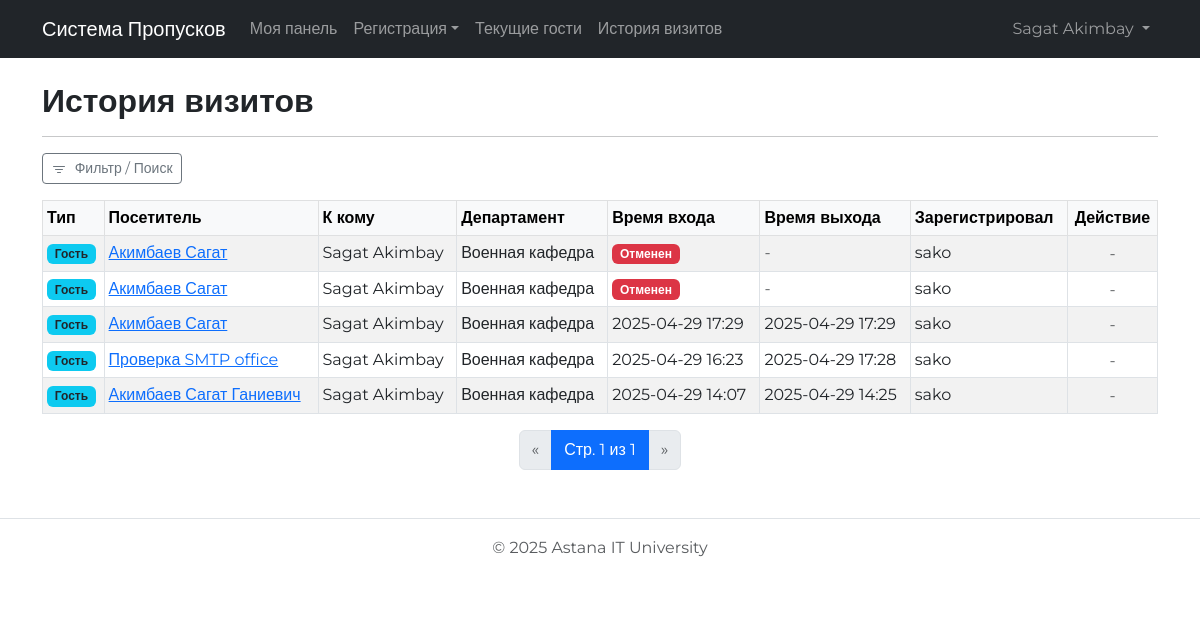
The app's page /visitors/history/ (signed in) with its own data.
### visitor_system/visitors/models.py (models this page shows, shortened)
class Visit(models.Model):
    guest = models.ForeignKey(Guest, on_delete=models.CASCADE, verbose_name="Гость")
    employee = models.ForeignKey(User, on_delete=models.PROTECT, verbose_name="Принимающий сотрудник", related_name='visits_hosted') # Сотрудник из системы
    department = models.ForeignKey(Department, on_delete=models.PROTECT, verbose_name="Департамент назначения")
    purpose = models.TextField(verbose_name="Цель визита")
    entry_time = models.DateTimeField(
        blank=True, null=True, # Убрали default, ставится при check-in
        verbose_name="Время фактического входа"
    )
    exit_time = models.DateTimeField(blank=True, null=True, verbose_name="Время выхода")
    expected_entry_time = models.DateTimeField(
        blank=True, null=True, # Для предварительной регистрации
        verbose_name="Планируемое время входа"
    )
    status = models.CharField(
        max_length=20,
        choices=VISIT_STATUS_CHOICES,
        default=STATUS_AWAITING_ARRIVAL, # По умолчанию - ожидание
        verbose_name="Статус"
    )
    registered_by = models.ForeignKey(User, on_delete=models.PROTECT, verbose_name="Кем зарегистрирован", related_name='visits_registered') # Сотрудник, который оформил пропуск
    employee_contact_phone = models.CharField(
        max_length=20,
        blank=True,
        null=True,
        verbose_name="Контактный тел. сотрудника (для визита)"
    )
    consent_acknowledged = models.BooleanField(
        default=False, # По умолчанию - не подтверждено
        verbose_name="Гость проинформирован об обработке ПДн"
    )
    def is_active(self):
        """Проверяет, находится ли гость еще в здании (статус CHECKED_IN)."""
        return self.status == STATUS_CHECKED_IN
    is_active.boolean = True
    is_active.short_description = 'В здании?'
    class Meta:
        verbose_name = "Визит (к сотруднику/другой)"
        verbose_name_plural = "Визиты (к сотрудникам/другие)"
        ordering = ['-entry_time', '-expected_entry_time'] # Сортировка
        permissions = [("can_view_visit_statistics", "Может просматривать статистику визитов")]

class Guest(models.Model):
    full_name = models.CharField(max_length=255, verbose_name="ФИО гостя")
    email = models.EmailField(max_length=255, blank=True, null=True, verbose_name="Email")
    phone_number = models.CharField(max_length=20, blank=True, null=True, verbose_name="Номер телефона")
    iin = models.CharField(
        max_length=12,
        validators=[
            RegexValidator(regex=r'^\d{12}$', message='ИИН должен состоять ровно из 12 цифр.'),
            MinLengthValidator(12), # Дополнительная проверка длины
            MaxLengthValidator(12)
        ],
        null=True,
        unique=True, # Установить True, если ИИН должен быть уникальным для каждого гостя
        verbose_name="ИИН гостя"
    )
    class Meta:
        verbose_name = "Гость"
        verbose_name_plural = "Гости"

### visitor_system/departments/models.py (models this page shows)
class Department(models.Model):
    name = models.CharField(max_length=200, unique=True, verbose_name="Название департамента")
    description = models.TextField(blank=True, null=True, verbose_name="Описание")
    director = models.ForeignKey(
        settings.AUTH_USER_MODEL,
        on_delete=models.SET_NULL, # Или PROTECT
        null=True,
        blank=True, # Позволяем департаменту быть без директора
        related_name='directed_departments',
        verbose_name="Директор департамента"
    )
    def __str__(self):
        return self.name
    class Meta:
        verbose_name = "Департамент"
        verbose_name_plural = "Департаменты"

### visitor_system/visitors/views.py (the view, shortened to what this page needs)
# urls.py: path('history/', views.visit_history_view, name='visit_history'),
@login_required
def visit_history_view(request):
    filter_form = HistoryFilterForm(request.GET or None)
    official_visits_qs = Visit.objects.select_related(
        'guest', 'employee', 'department', 'registered_by', 'department__director' # Добавим director для возможного использования
    )# .filter(status__in=relevant_statuses) # <-- Добавлен фильтр по статусу
    student_visits_qs = StudentVisit.objects.select_related(
        'guest', 'department', 'registered_by' # Добавим director для возможного использования
    )# .filter(status__in=relevant_statuses) # <-- Добавлен фильтр по статусу
    for v in official_visits_qs: v.visit_kind = 'official'
    for v in student_visits_qs: v.visit_kind = 'student'
    def get_sort_key(visit):
        relevant_time = None
        if visit.entry_time:
            relevant_time = visit.entry_time
        elif hasattr(visit, 'expected_entry_time') and visit.expected_entry_time:
            relevant_time = visit.expected_entry_time
        very_old_time = timezone.make_aware(datetime.datetime.min, timezone.get_default_timezone())
        return relevant_time if relevant_time else very_old_time
    combined_list = sorted(
        chain(official_visits_qs, student_visits_qs),
        key=get_sort_key, # Используем новую функцию ключа
        reverse=True # Самые свежие (по фактическому или планируемому входу) - вверху
    )
    items_per_page = 20 # Установите желаемое количество записей на странице
    paginator = Paginator(combined_list, items_per_page)
    page_number = request.GET.get('page') # Получаем номер страницы из GET параметра 'page'
    try:
        page_obj = paginator.get_page(page_number)
    except PageNotAnInteger:
        page_obj = paginator.get_page(1)
    except EmptyPage:
        page_obj = paginator.get_page(paginator.num_pages)
    get_params = request.GET.copy()
    if 'page' in get_params:
        del get_params['page']
    filter_params_url = get_params.urlencode()
    context = {
        'page_obj': page_obj,
        'filter_form': filter_form,   # Передаем форму для отображения
        'filter_params_url': filter_params_url
    }
    return render(request, 'visitors/visit_history.html', context)

### templates/visitors/visit_history.html (shortened to what this page needs)
{% extends "base.html" %}
{% load static %}
{% block extra_head %}
    <link rel="stylesheet" href="https://cdn.jsdelivr.net/npm/bootstrap-icons@1.11.3/font/bootstrap-icons.min.css">
{% endblock %}
{% block content %}
<h2>История визитов</h2>
<hr>
<div class="mb-3 d-flex align-items-center">
    <button class="btn btn-outline-secondary btn-sm" type="button" data-bs-toggle="collapse" data-bs-target="#filterCollapse" aria-expanded="false" aria-controls="filterCollapse">
        Фильтр / Поиск
    </button>
</div>
{% if page_obj.object_list %}
<div class="table-responsive ">
    <table class="table table-striped table-hover table-sm table-bordered">
        <thead class="table-light">
            <tr>
                <th>Тип</th>
                <th scope="col">Посетитель</th>
                <th scope="col">К кому</th>
                <th scope="col">Департамент</th>
                <th scope="col">Время входа</th>
                <th scope="col">Время выхода</th>
                <th scope="col">Зарегистрировал</th>
                <th scope="col" class="text-center">Действие</th>
            </tr>
        </thead>
        <tbody>
            {% for visit in page_obj %}
            <tr>
                <td>
                    {% if visit.visit_kind == 'official' %} <span class="badge bg-info text-dark" title="Гость к сотруднику/другое">Гость</span>
                    {% elif visit.visit_kind == 'student' %} <span class="badge bg-success" title="Студент/Абитуриент">Студент</span>
                    {% else %} <span class="badge bg-secondary">Неизв.</span> {% endif %}
                </td>
                <td>
                     {% if visit.visit_kind == 'official' %} <a href="{% url 'visit_detail' visit.id %}">{{ visit.guest.full_name }}</a>
                     {% elif visit.visit_kind == 'student' %} <a href="{% url 'student_visit_detail' visit.id %}">{{ visit.guest.full_name }}</a>
                     {% else %} {{ visit.guest.full_name }} {% endif %}
                 </td>
                 <td>
                     {% if visit.visit_kind == 'official' and visit.employee %} {{ visit.employee.get_full_name|default:visit.employee.username }}
                     {% elif visit.visit_kind == 'student' %} ID: {{ visit.student_id_number|default:"-" }} <br> Гр: {{ visit.student_group|default:"-" }} К: {{ visit.student_course|default:"-" }}
                     {% else %} - {% endif %}
                 </td>
                 <td>{{ visit.department.name|default:"-" }}</td>
                <td>
                    {% if visit.entry_time %} {{ visit.entry_time|date:"Y-m-d H:i" }}
                    {% elif visit.status == 'AWAITING' %}
                        {% if visit.expected_entry_time %} <span class="text-muted fst-italic" title="Планируемое">Ожид: {{ visit.expected_entry_time|date:"Y-m-d H:i" }}</span>
                        {% else %} <span class="text-muted fst-italic">Ожидается</span> {% endif %}
                    {% elif visit.status == 'CANCELLED' %}
                        <span class="badge bg-danger">Отменен</span>
                    {% else %} - {% endif %}
                </td>
                <td>
                    {% if visit.exit_time %} {{ visit.exit_time|date:"Y-m-d H:i" }}
                    {% elif visit.status == 'CHECKED_IN' %} <span class="badge bg-success">В здании</span>
                    {% elif visit.status == 'AWAITING' %} <span class="text-muted">-</span>
                    {% elif visit.status == 'CANCELLED' %} <span class="text-muted">-</span>
                    {% else %} <span class="text-muted">-</span> {% endif %}
                </td>
                <td>{{ visit.registered_by.get_full_name|default:visit.registered_by.username }}</td>
                <td class="text-center">
                    <div class="btn-group btn-group-sm" role="group">
                        {% if visit.status == 'AWAITING' %}
                            <form action="{% url 'check_in_visit' visit_kind=visit.visit_kind visit_id=visit.id %}" method="post" class="d-inline">
                                {% csrf_token %}
                                <button type="submit" class="btn btn-outline-success btn-icon-sm" title="Зарегистрировать вход">
                                    <i class="bi bi-box-arrow-in-right"></i>
                                </button>
                            </form>
                            <form action="{% url 'cancel_visit' visit_kind=visit.visit_kind visit_id=visit.id %}" method="post" class="d-inline">
                                {% csrf_token %}
                                <button type="submit" class="btn btn-outline-danger btn-icon-sm" title="Отменить визит"
                                        onclick="return confirm('Отменить этот визит?');">
                                    <i class="bi bi-x-circle"></i>
                                </button>
                            </form>
                        {% else %}
                            <span class="text-muted">-</span>
                        {% endif %}
                    </div>
                </td>
            </tr>
            {% empty %}
            <tr>
                <td colspan="9" class="text-center">По вашему запросу ничего не найдено.</td>
            </tr>
            {% endfor %}
        </tbody>
    </table>
</div>
</div>
<nav aria-label="Page navigation">
    <ul class="pagination justify-content-center">
        {% if page_obj.has_previous %}
            <li class="page-item">
                <a class="page-link" href="?page={{ page_obj.previous_page_number }}{% if filter_params_url %}&{{ filter_params_url }}{% endif %}" aria-label="Previous">
                    <span aria-hidden="true">&laquo;</span>
                </a>
            </li>
        {% else %}
            <li class="page-item disabled">
                <span class="page-link" aria-hidden="true">&laquo;</span>
            </li>
        {% endif %}
         <li class="page-item active" aria-current="page">
             <span class="page-link">Стр. {{ page_obj.number }} из {{ page_obj.paginator.num_pages }}</span>
         </li>
        {% if page_obj.has_next %}
            <li class="page-item">
                <a class="page-link" href="?page={{ page_obj.next_page_number }}{% if filter_params_url %}&{{ filter_params_url }}{% endif %}" aria-label="Next">
                    <span aria-hidden="true">&raquo;</span>
                </a>
            </li>
        {% else %}
             <li class="page-item disabled">
                <span class="page-link" aria-hidden="true">&raquo;</span>
            </li>
        {% endif %}
    </ul>
</nav>
{% elif request.GET %}
    <p>По вашему запросу ничего не найдено на этой странице. Попробуйте <a href="{% url 'visit_history' %}">сбросить фильтр</a> или перейти на другую страницу.</p>
{% else %}
    <p>История визитов пока пуста.</p>
{% endif %}
{% endblock %}

### templates/base.html (shortened to what this page needs)
{% load static %}
<!DOCTYPE html>
<html lang="ru">
<head>
    <link href="https://cdn.jsdelivr.net/npm/bootstrap@5.3.0/dist/css/bootstrap.min.css" rel="stylesheet">
    <link rel="stylesheet" href="{% static 'css/style.css' %}">
    {% block extra_head %}{% endblock %}
</head>
<body>
    <nav class="navbar navbar-expand-lg navbar-dark bg-dark mb-4">
        <div class="container">
            <a class="navbar-brand" href="#">Система Пропусков</a>
            <div class="collapse navbar-collapse" id="navbarNav">
                <ul class="navbar-nav me-auto mb-2 mb-lg-0">
                    {% if user.is_authenticated %}
                        <li class="nav-item">
                            <a class="nav-link" href="{% url 'employee_dashboard' %}">Моя панель</a>
                        </li>
                        <li class="nav-item dropdown">
                            <a class="nav-link dropdown-toggle" data-bs-toggle="dropdown" href="#" role="button" aria-haspopup="true" aria-expanded="false">Регистрация</a>
                        </li>
                        <li class="nav-item">
                            <a class="nav-link" href="{% url 'current_guests' %}">Текущие гости</a>
                        </li>
                        <li class="nav-item">
                            <a class="nav-link" href="{% url 'visit_history' %}">История визитов</a>
                        </li>
                    {% endif %}
                </ul>
                <ul class="navbar-nav">
                     {% if user.is_authenticated %}
                        <li class="nav-item dropdown">
                          <a class="nav-link dropdown-toggle" href="#" role="button" data-bs-toggle="dropdown" aria-expanded="false">
                            {{ user.get_full_name|default:user.username }}
                          </a>
                        </li>
                    {% else %}
                        <li class="nav-item">
                            <a class="btn btn-outline-light" href="{% url 'account_login' %}">Войти</a>
                        </li>
                    {% endif %}
                </ul>
            </div>
        </div>
    </nav>
    <div class="container">
        {% block content %}
        {% endblock %}
    <footer class="mt-5 py-3 text-center text-muted border-top">
        <p>&copy; {% now "Y" %} Astana IT University</p>
    </footer>
</body>
</html>

### visitor_system/static/css/style.css (style rules this page uses)
body { font-family: 'Montserrat', sans-serif; font-size: 16px; line-height: 1.6; -webkit-font-smoothing: antialiased; -moz-osx-font-smoothing: grayscale; }
h1, h2, h3, h4, h5, h6 { font-weight: 600; }
input, select, textarea, button { font-family: inherit; }

### records on screen
Visit: shows "Гость", guest.full_name "Акимбаев Сагат", employee.get_full_name "Sagat Akimbay", department.name "Военная кафедра", status "Отменен", registered_by.get_full_name "sako"
Visit: shows "Гость", guest.full_name "Акимбаев Сагат", employee.get_full_name "Sagat Akimbay", department.name "Военная кафедра", status "Отменен", registered_by.get_full_name "sako"
Visit: shows "Гость", guest.full_name "Акимбаев Сагат", employee.get_full_name "Sagat Akimbay", department.name "Военная кафедра", entry_time "2025-04-29 17:29", exit_time "2025-04-29 17:29", registered_by.get_full_name "sako"
Visit: shows "Гость", guest.full_name "Проверка SMTP office", employee.get_full_name "Sagat Akimbay", department.name "Военная кафедра", entry_time "2025-04-29 16:23", exit_time "2025-04-29 17:28", registered_by.get_full_name "sako"
Visit: shows "Гость", guest.full_name "Акимбаев Сагат Ганиевич", employee.get_full_name "Sagat Akimbay", department.name "Военная кафедра", entry_time "2025-04-29 14:07", exit_time "2025-04-29 14:25", registered_by.get_full_name "sako"

### other values on screen
{{ user.get_full_name|default:user.username }} "Sagat Akimbay"
{{ page_obj.number }} "1"
{{ page_obj.paginator.num_pages }} "1"
